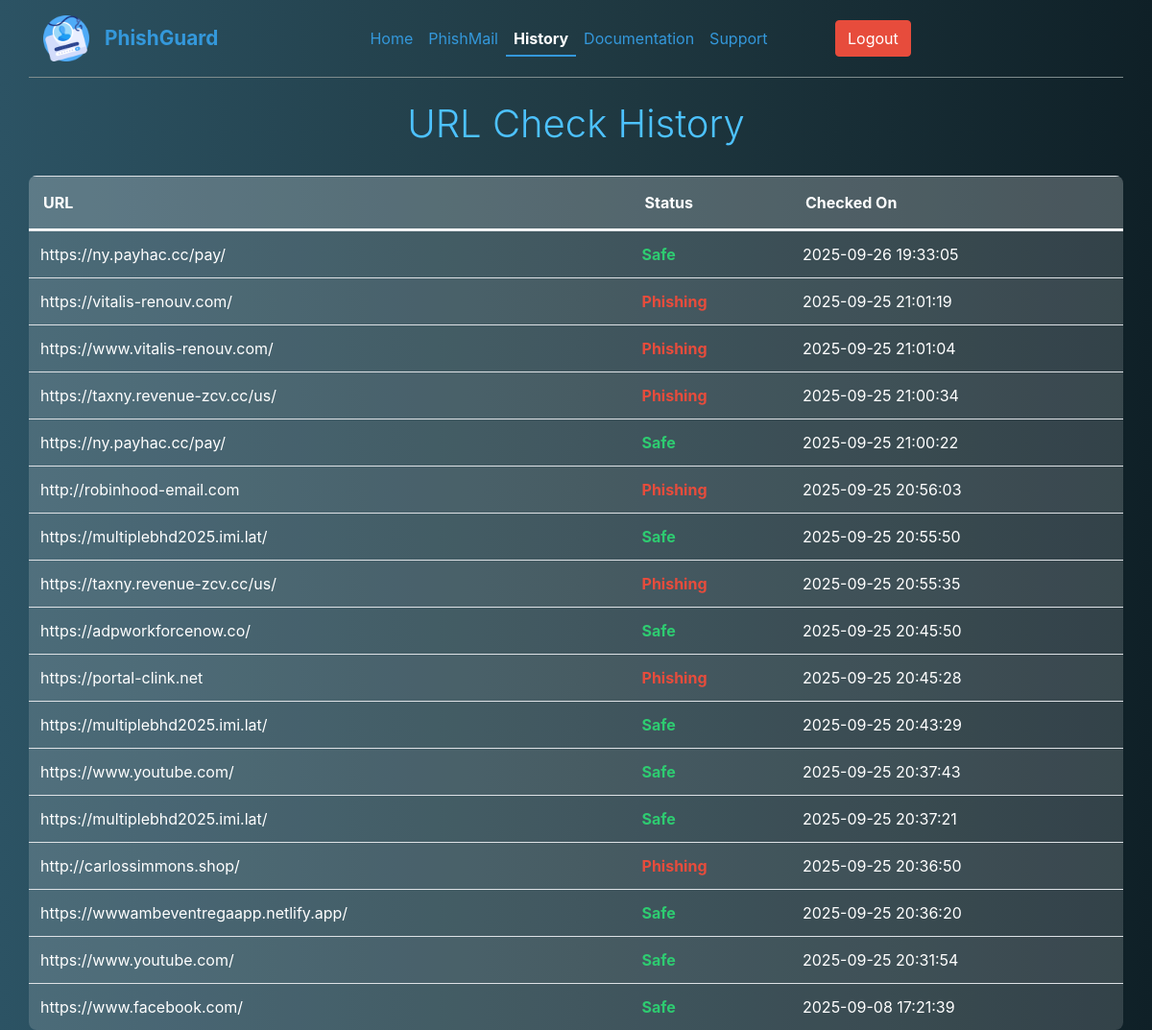
Page /history (signed in) on the committed database.
### tables this page shows
CREATE TABLE url_history (
        id INTEGER PRIMARY KEY AUTOINCREMENT,
        username TEXT NOT NULL,
        url TEXT NOT NULL,
        confidence REAL NOT NULL,
        is_safe INTEGER NOT NULL,
        timestamp DATETIME DEFAULT CURRENT_TIMESTAMP,
        FOREIGN KEY(username) REFERENCES users(username)
        ON DELETE CASCADE
      );

### App.py (the view)
@app.route('/history')
def history():
    if 'user' not in session:
        return redirect(url_for('auth'))
    conn = sqlite3.connect(DB_FILE)
    cursor = conn.cursor()
    cursor.execute(
        'SELECT url, confidence, is_safe, timestamp FROM url_history '
        'WHERE username = ? ORDER BY timestamp DESC',
        (session['user'],)
    )
    rows = cursor.fetchall()
    conn.close()
    return render_template('history.html', user=session['user'], history=rows)

### templates/history.html (shortened to what this page needs)
<!DOCTYPE html>
<html lang="en">
<head>
    <link
      rel="stylesheet"
      href="https://stackpath.bootstrapcdn.com/bootstrap/4.5.0/css/bootstrap.min.css"
    />
    <link
      rel="stylesheet"
      href="https://cdn.jsdelivr.net/npm/bootstrap-icons@1.11.3/font/bootstrap-icons.min.css"
    />
    <link href="static/styles.css" rel="stylesheet" />
</head>
<body>
    <div class="container">
        <header
          class="d-flex flex-wrap align-items-center justify-content-center justify-content-md-between py-3 mb-4 border-bottom main-header"
        >
            <div class="col-md-3 mb-2 mb-md-0">
                <a
                  href="/"
                  class="d-flex align-items-center mb-3 mb-md-0 me-md-auto link-body-emphasis text-decoration-none"
                >
                    <img src="./static/images/phishing.png" alt="PhishGuard Logo" class="myLogo" />
                    <span class="webName">PhishGuard</span>
                </a>
            </div>
            <ul class="nav col-12 col-md-auto mb-2 justify-content-center mb-md-0">
                <li><a href="/" class="nav-link px-2">Home</a></li>
                <li><a href="{{ url_for('phishmail') }}" class="nav-link px-2">PhishMail</a></li>
                <li>
                    <a href="{{ url_for('history') }}" class="nav-link px-2 active-page">History</a>
                </li>
                <li><a href="{{ url_for('documentation') }}" class="nav-link px-2">Documentation</a></li>
                <li><a href="{{ url_for('support') }}" class="nav-link px-2">Support</a></li>
            </ul>
            <div class="col-md-3 text-end">
                <a href="{{ url_for('logout') }}" class="btn btn-danger">Logout</a>
            </div>
        </header>
        <h1 class="history-title">URL Check History</h1>
        <table class="table table-striped">
            <thead>
                <tr>
                    <th>URL</th>
                    <th>Status</th>
                    <th>Checked On</th>
                </tr>
            </thead>
            <tbody>
                {% for row in history %}
                <tr>
                    <td>{{ row[0] }}</td>
                    <td>
                        {% if (row[1] * 100) < 50 %}
                            <span class="text-danger">Phishing</span>
                        {% elif (row[1] * 100) <= 80 %}
                            <span class="text-warning">Suspicious</span>
                        {% else %}
                            <span class="text-success">Safe</span>
                        {% endif %}
                    </td>
                    <td>{{ row[3] }}</td>
                </tr>
                {% endfor %}
            </tbody>
        </table>
    </div>
</body>
</html>

### static/styles.css (style rules this page uses)
*, *::after, *::before { margin: 0; padding: 0; box-sizing: inherit; font-size: 62,5%; }
body { background: #0f2027; background: linear-gradient(to right,#2c5364, #203a43, #0f2027); justify-content: center; align-items: center; height: 100vh; color: #fff; }
.myLogo { width: 3rem; }
.webName { font-weight: bold; font-size: 1.3rem; margin-left: 16px; }

### templates/history.html (style rules this page uses)
body { background: #0f2027; background: linear-gradient(to right, #2c5364, #203a43, #0f2027); color: #fff; min-height: 100vh; }
header.main-header { border-bottom: 1px solid #7f8c8d !important; }
.webName, .nav-link, .link-body-emphasis { color: #3498db !important; }
.btn-danger { background-color: #e74c3c !important; border-color: #e74c3c !important; }
.nav-link.active-page { font-weight: bold !important; color: #ffffff !important; border-bottom: 2px solid #3498db; padding-bottom: 5px !important; }
.history-title { color: #4dc2ff; font-weight: 300; margin-top: 20px; margin-bottom: 30px; text-align: center; }
.table { color: #fff; border-collapse: separate; border-spacing: 0; border-radius: 8px; overflow: hidden; background-color: rgba(255, 255, 255, 0.1); }
.table thead th { border-bottom: 2px solid #fff; color: #fff; background-color: rgba(255, 255, 255, 0.15); padding: 15px; }
.table-striped tbody tr:nth-of-type(odd) { background-color: rgba(255, 255, 255, 0.05); }
.table-striped tbody tr:nth-of-type(even) { background-color: rgba(255, 255, 255, 0.08); }
.text-danger { color: #e74c3c !important; font-weight: bold; }
.text-success { color: #2ecc71 !important; font-weight: bold; }

### rows in the picture
url_history: url "https://ny.payhac.cc/pay/", confidence "Safe", timestamp "2025-09-26 19:33:05"
url_history: url "https://vitalis-renouv.com/", confidence "Phishing", timestamp "2025-09-25 21:01:19"
url_history: url "https://www.vitalis-renouv.com/", confidence "Phishing", timestamp "2025-09-25 21:01:04"
url_history: url "https://taxny.revenue-zcv.cc/us/", confidence "Phishing", timestamp "2025-09-25 21:00:34"
url_history: url "https://ny.payhac.cc/pay/", confidence "Safe", timestamp "2025-09-25 21:00:22"
url_history: url "http://robinhood-email.com", confidence "Phishing", timestamp "2025-09-25 20:56:03"
url_history: url "https://multiplebhd2025.imi.lat/", confidence "Safe", timestamp "2025-09-25 20:55:50"
url_history: url "https://taxny.revenue-zcv.cc/us/", confidence "Phishing", timestamp "2025-09-25 20:55:35"
url_history: url "https://adpworkforcenow.co/", confidence "Safe", timestamp "2025-09-25 20:45:50"
url_history: url "https://portal-clink.net", confidence "Phishing", timestamp "2025-09-25 20:45:28"
url_history: url "https://multiplebhd2025.imi.lat/", confidence "Safe", timestamp "2025-09-25 20:43:29"
url_history: url "https://www.youtube.com/", confidence "Safe", timestamp "2025-09-25 20:37:43"
url_history: url "https://multiplebhd2025.imi.lat/", confidence "Safe", timestamp "2025-09-25 20:37:21"
url_history: url "http://carlossimmons.shop/", confidence "Phishing", timestamp "2025-09-25 20:36:50"
url_history: url "https://wwwambeventregaapp.netlify.app/", confidence "Safe", timestamp "2025-09-25 20:36:20"
url_history: url "https://www.youtube.com/", confidence "Safe", timestamp "2025-09-25 20:31:54"
url_history: url "https://www.facebook.com/", confidence "Safe", timestamp "2025-09-08 17:21:39"
